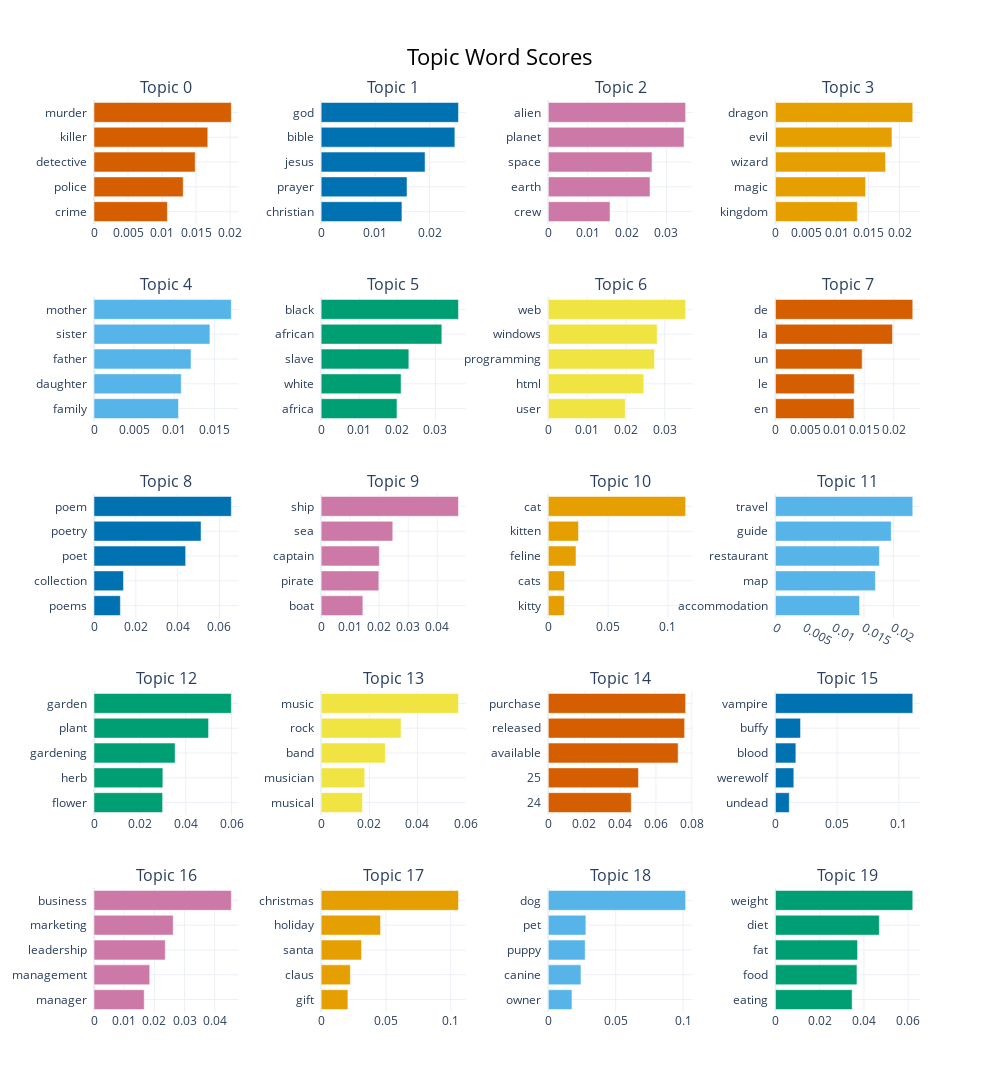

This figure's notebook cell:
### Code cell
topic_model.visualize_barchart(top_n_topics=20)

### Figure 1 — Plotly figure (JSON) as saved in the notebook; plotly's stock layout.template omitted (floating-point values rounded to 4 significant figures)
{"data": [{"marker": {"color": "#D55E00"}, "orientation": "h", "type": "bar", "x": [0.01078, 0.0131, 0.01487, 0.01672, 0.02017], "xaxis": "x", "y": ["crime  ", "police  ", "detective  ", "killer  ", "murder  "], "yaxis": "y"}, {"marker": {"color": "#0072B2"}, "orientation": "h", "type": "bar", "x": [0.0149, 0.01584, 0.01918, 0.02467, 0.02534], "xaxis": "x2", "y": ["christian  ", "prayer  ", "jesus  ", "bible  ", "god  "], "yaxis": "y2"}, {"marker": {"color": "#CC79A7"}, "orientation": "h", "type": "bar", "x": [0.01568, 0.02583, 0.02634, 0.03446, 0.03487], "xaxis": "x3", "y": ["crew  ", "earth  ", "space  ", "planet  ", "alien  "], "yaxis": "y3"}, {"marker": {"color": "#E69F00"}, "orientation": "h", "type": "bar", "x": [0.0132, 0.01453, 0.01775, 0.01879, 0.02214], "xaxis": "x4", "y": ["kingdom  ", "magic  ", "wizard  ", "evil  ", "dragon  "], "yaxis": "y4"}, {"marker": {"color": "#56B4E9"}, "orientation": "h", "type": "bar", "x": [0.01052, 0.01087, 0.01208, 0.01444, 0.0171], "xaxis": "x5", "y": ["family  ", "daughter  ", "father  ", "sister  ", "mother  "], "yaxis": "y5"}, {"marker": {"color": "#009E73"}, "orientation": "h", "type": "bar", "x": [0.01992, 0.021, 0.02304, 0.0317, 0.03607], "xaxis": "x6", "y": ["africa  ", "white  ", "slave  ", "african  ", "black  "], "yaxis": "y6"}, {"marker": {"color": "#F0E442"}, "orientation": "h", "type": "bar", "x": [0.01982, 0.0246, 0.02735, 0.02804, 0.03537], "xaxis": "x7", "y": ["user  ", "html  ", "programming  ", "windows  ", "web  "], "yaxis": "y7"}, {"marker": {"color": "#D55E00"}, "orientation": "h", "type": "bar", "x": [0.0133, 0.01333, 0.01466, 0.01979, 0.02322], "xaxis": "x8", "y": ["en  ", "le  ", "un  ", "la  ", "de  "], "yaxis": "y8"}, {"marker": {"color": "#0072B2"}, "orientation": "h", "type": "bar", "x": [0.01261, 0.01409, 0.04382, 0.05119, 0.06566], "xaxis": "x9", "y": ["poems  ", "collection  ", "poet  ", "poetry  ", "poem  "], "yaxis": "y9"}, {"marker": {"color": "#CC79A7"}, "orientation": "h", "type": "bar", "x": [0.01438, 0.01989, 0.02005, 0.02469, 0.04733], "xaxis": "x10", "y": ["boat  ", "pirate  ", "captain  ", "sea  ", "ship  "], "yaxis": "y10"}, {"marker": {"color": "#E69F00"}, "orientation": "h", "type": "bar", "x": [0.01339, 0.01349, 0.02314, 0.02524, 0.1147], "xaxis": "x11", "y": ["kitty  ", "cats  ", "feline  ", "kitten  ", "cat  "], "yaxis": "y11"}, {"marker": {"color": "#56B4E9"}, "orientation": "h", "type": "bar", "x": [0.01426, 0.01695, 0.01763, 0.01963, 0.02329], "xaxis": "x12", "y": ["accommodation  ", "map  ", "restaurant  ", "guide  ", "travel  "], "yaxis": "y12"}, {"marker": {"color": "#009E73"}, "orientation": "h", "type": "bar", "x": [0.02993, 0.03003, 0.03538, 0.04997, 0.0599], "xaxis": "x13", "y": ["flower  ", "herb  ", "gardening  ", "plant  ", "garden  "], "yaxis": "y13"}, {"marker": {"color": "#F0E442"}, "orientation": "h", "type": "bar", "x": [0.01715, 0.0181, 0.02666, 0.03319, 0.05703], "xaxis": "x14", "y": ["musical  ", "musician  ", "band  ", "rock  ", "music  "], "yaxis": "y14"}, {"marker": {"color": "#D55E00"}, "orientation": "h", "type": "bar", "x": [0.04626, 0.05028, 0.0724, 0.07602, 0.07657], "xaxis": "x15", "y": ["24  ", "25  ", "available  ", "released  ", "purchase  "], "yaxis": "y15"}, {"marker": {"color": "#0072B2"}, "orientation": "h", "type": "bar", "x": [0.01119, 0.01489, 0.01654, 0.02034, 0.1113], "xaxis": "x16", "y": ["undead  ", "werewolf  ", "blood  ", "buffy  ", "vampire  "], "yaxis": "y16"}, {"marker": {"color": "#CC79A7"}, "orientation": "h", "type": "bar", "x": [0.01663, 0.01846, 0.02361, 0.02624, 0.04549], "xaxis": "x17", "y": ["manager  ", "management  ", "leadership  ", "marketing  ", "business  "], "yaxis": "y17"}, {"marker": {"color": "#E69F00"}, "orientation": "h", "type": "bar", "x": [0.02065, 0.02253, 0.03114, 0.0458, 0.1059], "xaxis": "x18", "y": ["gift  ", "claus  ", "santa  ", "holiday  ", "christmas  "], "yaxis": "y18"}, {"marker": {"color": "#56B4E9"}, "orientation": "h", "type": "bar", "x": [0.01755, 0.02421, 0.02736, 0.02784, 0.1018], "xaxis": "x19", "y": ["owner  ", "canine  ", "puppy  ", "pet  ", "dog  "], "yaxis": "y19"}, {"marker": {"color": "#009E73"}, "orientation": "h", "type": "bar", "x": [0.03467, 0.03686, 0.03714, 0.04696, 0.0621], "xaxis": "x20", "y": ["eating  ", "food  ", "fat  ", "diet  ", "weight  "], "yaxis": "y20"}], "layout": {"annotations": [{"font": {"size": 16}, "showarrow": false, "text": "Topic 0", "x": 0.0875, "xanchor": "center", "xref": "paper", "y": 1.0, "yanchor": "bottom", "yref": "paper"}, {"font": {"size": 16}, "showarrow": false, "text": "Topic 1", "x": 0.3625, "xanchor": "center", "xref": "paper", "y": 1.0, "yanchor": "bottom", "yref": "paper"}, {"font": {"size": 16}, "showarrow": false, "text": "Topic 2", "x": 0.6375, "xanchor": "center", "xref": "paper", "y": 1.0, "yanchor": "bottom", "yref": "paper"}, {"font": {"size": 16}, "showarrow": false, "text": "Topic 3", "x": 0.9125, "xanchor": "center", "xref": "paper", "y": 1.0, "yanchor": "bottom", "yref": "paper"}, {"font": {"size": 16}, "showarrow": false, "text": "Topic 4", "x": 0.0875, "xanchor": "center", "xref": "paper", "y": 0.784, "yanchor": "bottom", "yref": "paper"}, {"font": {"size": 16}, "showarrow": false, "text": "Topic 5", "x": 0.3625, "xanchor": "center", "xref": "paper", "y": 0.784, "yanchor": "bottom", "yref": "paper"}, {"font": {"size": 16}, "showarrow": false, "text": "Topic 6", "x": 0.6375, "xanchor": "center", "xref": "paper", "y": 0.784, "yanchor": "bottom", "yref": "paper"}, {"font": {"size": 16}, "showarrow": false, "text": "Topic 7", "x": 0.9125, "xanchor": "center", "xref": "paper", "y": 0.784, "yanchor": "bottom", "yref": "paper"}, {"font": {"size": 16}, "showarrow": false, "text": "Topic 8", "x": 0.0875, "xanchor": "center", "xref": "paper", "y": 0.568, "yanchor": "bottom", "yref": "paper"}, {"font": {"size": 16}, "showarrow": false, "text": "Topic 9", "x": 0.3625, "xanchor": "center", "xref": "paper", "y": 0.568, "yanchor": "bottom", "yref": "paper"}, {"font": {"size": 16}, "showarrow": false, "text": "Topic 10", "x": 0.6375, "xanchor": "center", "xref": "paper", "y": 0.568, "yanchor": "bottom", "yref": "paper"}, {"font": {"size": 16}, "showarrow": false, "text": "Topic 11", "x": 0.9125, "xanchor": "center", "xref": "paper", "y": 0.568, "yanchor": "bottom", "yref": "paper"}, {"font": {"size": 16}, "showarrow": false, "text": "Topic 12", "x": 0.0875, "xanchor": "center", "xref": "paper", "y": 0.352, "yanchor": "bottom", "yref": "paper"}, {"font": {"size": 16}, "showarrow": false, "text": "Topic 13", "x": 0.3625, "xanchor": "center", "xref": "paper", "y": 0.352, "yanchor": "bottom", "yref": "paper"}, {"font": {"size": 16}, "showarrow": false, "text": "Topic 14", "x": 0.6375, "xanchor": "center", "xref": "paper", "y": 0.352, "yanchor": "bottom", "yref": "paper"}, {"font": {"size": 16}, "showarrow": false, "text": "Topic 15", "x": 0.9125, "xanchor": "center", "xref": "paper", "y": 0.352, "yanchor": "bottom", "yref": "paper"}, {"font": {"size": 16}, "showarrow": false, "text": "Topic 16", "x": 0.0875, "xanchor": "center", "xref": "paper", "y": 0.136, "yanchor": "bottom", "yref": "paper"}, {"font": {"size": 16}, "showarrow": false, "text": "Topic 17", "x": 0.3625, "xanchor": "center", "xref": "paper", "y": 0.136, "yanchor": "bottom", "yref": "paper"}, {"font": {"size": 16}, "showarrow": false, "text": "Topic 18", "x": 0.6375, "xanchor": "center", "xref": "paper", "y": 0.136, "yanchor": "bottom", "yref": "paper"}, {"font": {"size": 16}, "showarrow": false, "text": "Topic 19", "x": 0.9125, "xanchor": "center", "xref": "paper", "y": 0.136, "yanchor": "bottom", "yref": "paper"}], "height": 1250, "hoverlabel": {"bgcolor": "white", "font": {"family": "Rockwell", "size": 16}}, "showlegend": false, "title": {"font": {"color": "Black", "size": 22}, "text": "Topic Word Scores", "x": 0.5, "xanchor": "center", "yanchor": "top"}, "width": 1000, "xaxis": {"anchor": "y", "autorange": true, "domain": [0, 0.175], "range": [0, 0.02123], "showgrid": true, "type": "linear"}, "xaxis10": {"anchor": "y10", "autorange": true, "domain": [0.275, 0.45], "range": [0, 0.04982], "showgrid": true, "type": "linear"}, "xaxis11": {"anchor": "y11", "autorange": true, "domain": [0.55, 0.725], "range": [0, 0.1208], "showgrid": true, "type": "linear"}, "xaxis12": {"anchor": "y12", "autorange": true, "domain": [0.825, 1], "range": [0, 0.02451], "showgrid": true, "type": "linear"}, "xaxis13": {"anchor": "y13", "autorange": true, "domain": [0, 0.175], "range": [0, 0.06305], "showgrid": true, "type": "linear"}, "xaxis14": {"anchor": "y14", "autorange": true, "domain": [0.275, 0.45], "range": [0, 0.06004], "showgrid": true, "type": "linear"}, "xaxis15": {"anchor": "y15", "autorange": true, "domain": [0.55, 0.725], "range": [0, 0.0806], "showgrid": true, "type": "linear"}, "xaxis16": {"anchor": "y16", "autorange": true, "domain": [0.825, 1], "range": [0, 0.1172], "showgrid": true, "type": "linear"}, "xaxis17": {"anchor": "y17", "autorange": true, "domain": [0, 0.175], "range": [0, 0.04788], "showgrid": true, "type": "linear"}, "xaxis18": {"anchor": "y18", "autorange": true, "domain": [0.275, 0.45], "range": [0, 0.1115], "showgrid": true, "type": "linear"}, "xaxis19": {"anchor": "y19", "autorange": true, "domain": [0.55, 0.725], "range": [0, 0.1072], "showgrid": true, "type": "linear"}, "xaxis2": {"anchor": "y2", "autorange": true, "domain": [0.275, 0.45], "range": [0, 0.02667], "showgrid": true, "type": "linear"}, "xaxis20": {"anchor": "y20", "autorange": true, "domain": [0.825, 1], "range": [0, 0.06536], "showgrid": true, "type": "linear"}, "xaxis3": {"anchor": "y3", "autorange": true, "domain": [0.55, 0.725], "range": [0, 0.0367], "showgrid": true, "type": "linear"}, "xaxis4": {"anchor": "y4", "autorange": true, "domain": [0.825, 1], "range": [0, 0.0233], "showgrid": true, "type": "linear"}, "xaxis5": {"anchor": "y5", "autorange": true, "domain": [0, 0.175], "range": [0, 0.018], "showgrid": true, "type": "linear"}, "xaxis6": {"anchor": "y6", "autorange": true, "domain": [0.275, 0.45], "range": [0, 0.03797], "showgrid": true, "type": "linear"}, "xaxis7": {"anchor": "y7", "autorange": true, "domain": [0.55, 0.725], "range": [0, 0.03723], "showgrid": true, "type": "linear"}, "xaxis8": {"anchor": "y8", "autorange": true, "domain": [0.825, 1], "range": [0, 0.02444], "showgrid": true, "type": "linear"}, "xaxis9": {"anchor": "y9", "autorange": true, "domain": [0, 0.175], "range": [0, 0.06911], "showgrid": true, "type": "linear"}, "yaxis": {"anchor": "x", "autorange": true, "domain": [0.864, 1.0], "range": [-0.5, 4.5], "showgrid": true, "type": "category"}, "yaxis10": {"anchor": "x10", "autorange": true, "domain": [0.432, 0.568], "range": [-0.5, 4.5], "showgrid": true, "type": "category"}, "yaxis11": {"anchor": "x11", "autorange": true, "domain": [0.432, 0.568], "range": [-0.5, 4.5], "showgrid": true, "type": "category"}, "yaxis12": {"anchor": "x12", "autorange": true, "domain": [0.432, 0.568], "range": [-0.5, 4.5], "showgrid": true, "type": "category"}, "yaxis13": {"anchor": "x13", "autorange": true, "domain": [0.216, 0.352], "range": [-0.5, 4.5], "showgrid": true, "type": "category"}, "yaxis14": {"anchor": "x14", "autorange": true, "domain": [0.216, 0.352], "range": [-0.5, 4.5], "showgrid": true, "type": "category"}, "yaxis15": {"anchor": "x15", "autorange": true, "domain": [0.216, 0.352], "range": [-0.5, 4.5], "showgrid": true, "type": "category"}, "yaxis16": {"anchor": "x16", "autorange": true, "domain": [0.216, 0.352], "range": [-0.5, 4.5], "showgrid": true, "type": "category"}, "yaxis17": {"anchor": "x17", "autorange": true, "domain": [0, 0.136], "range": [-0.5, 4.5], "showgrid": true, "type": "category"}, "yaxis18": {"anchor": "x18", "autorange": true, "domain": [0, 0.136], "range": [-0.5, 4.5], "showgrid": true, "type": "category"}, "yaxis19": {"anchor": "x19", "autorange": true, "domain": [0, 0.136], "range": [-0.5, 4.5], "showgrid": true, "type": "category"}, "yaxis2": {"anchor": "x2", "autorange": true, "domain": [0.864, 1.0], "range": [-0.5, 4.5], "showgrid": true, "type": "category"}, "yaxis20": {"anchor": "x20", "autorange": true, "domain": [0, 0.136], "range": [-0.5, 4.5], "showgrid": true, "type": "category"}, "yaxis3": {"anchor": "x3", "autorange": true, "domain": [0.864, 1.0], "range": [-0.5, 4.5], "showgrid": true, "type": "category"}, "yaxis4": {"anchor": "x4", "autorange": true, "domain": [0.864, 1.0], "range": [-0.5, 4.5], "showgrid": true, "type": "category"}, "yaxis5": {"anchor": "x5", "autorange": true, "domain": [0.648, 0.784], "range": [-0.5, 4.5], "showgrid": true, "type": "category"}, "yaxis6": {"anchor": "x6", "autorange": true, "domain": [0.648, 0.784], "range": [-0.5, 4.5], "showgrid": true, "type": "category"}, "yaxis7": {"anchor": "x7", "autorange": true, "domain": [0.648, 0.784], "range": [-0.5, 4.5], "showgrid": true, "type": "category"}, "yaxis8": {"anchor": "x8", "autorange": true, "domain": [0.648, 0.784], "range": [-0.5, 4.5], "showgrid": true, "type": "category"}, "yaxis9": {"anchor": "x9", "autorange": true, "domain": [0.432, 0.568], "range": [-0.5, 4.5], "showgrid": true, "type": "category"}}}
